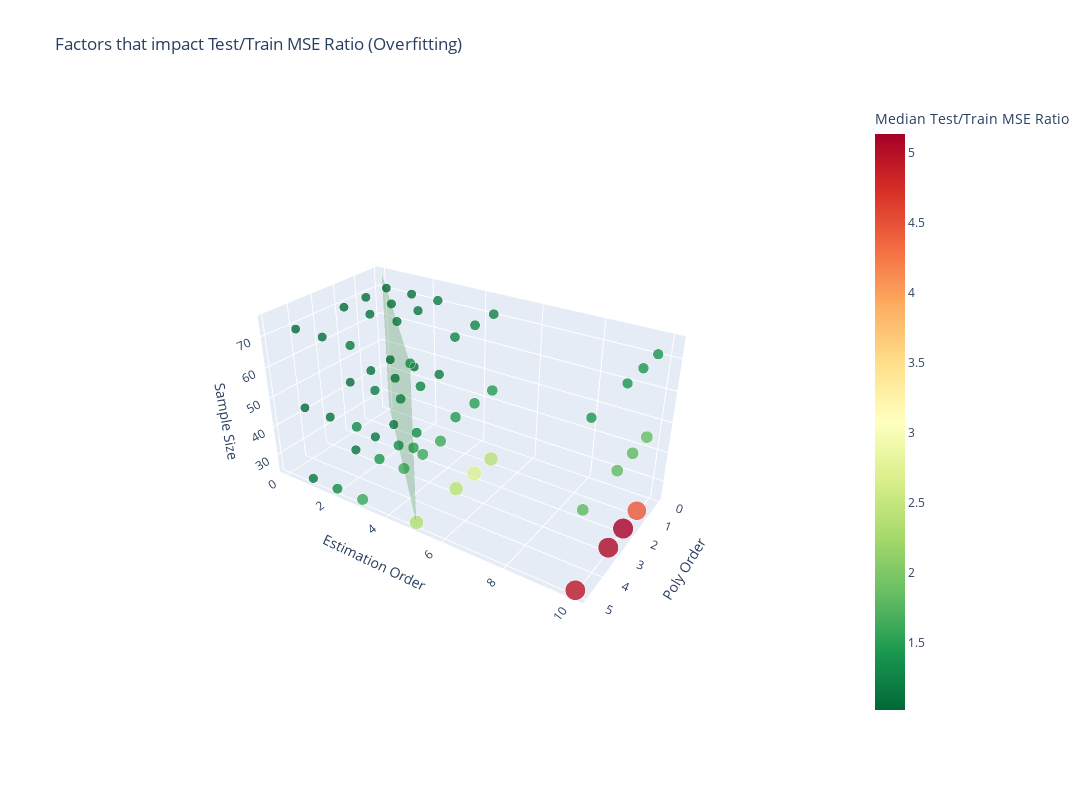

Notebook code for this chart:
### Code cell
def plot_3d_results(results, color_var, color_lab, title, aspect_x=1, aspect_y=2, aspect_z=1):

    # Assuming your DataFrame is named `results` and has the required columns
    fig = px.scatter_3d(
        results,
        x='poly_order',
        y='est_order',
        z='sample_size',
        color=color_var,
        size=color_var,
        color_continuous_scale='rdylgn_r',
        title=title,
        labels={
            "poly_order": "Poly Order",
            "est_order": "Estimation Order",
            "sample_size": "Sample Size",
            color_var:color_lab
        }
    )

    # Customize layout for better appearance
    fig.update_traces(marker=dict(opacity=0.8))
    fig.update_layout(
        scene=dict(
            xaxis_title="Poly Order",
            yaxis_title="Estimation Order",
            zaxis_title="Sample Size",
            aspectratio=dict(x=aspect_x,y=aspect_y,z=aspect_z),
            camera=dict( eye=dict(x=3, y=2, z=2) )
        ),
        coloraxis_colorbar=dict(title=color_lab)
        ,
            width=1100,
            height=800
    )

    add_plane=True
    if add_plane:
        x = np.linspace(0,5,10)
        z = np.linspace(results['sample_size'].min(), results['sample_size'].max(),10)
        x, z = np.meshgrid(x,z)
        y=x 
        plane_surface = go.Surface(
            x=x,
            y=y,
            z=z,
            opacity=.2,
            colorscale=[[0,'green'], [1, 'green']],
            showscale=False,
            hoverinfo='skip',
            name='Properly Specified Estimators'
        )
        fig.add_trace(plane_surface)

        fig.update_layout(legend=dict(itemsizing='constant'))
    # Show the interactive plot
    fig.show()

plot_3d_results(results, 'avg_MSE_ratio' , 'Median Test/Train MSE Ratio', 'Factors that impact Test/Train MSE Ratio (Overfitting)')

### Figure 1 — Plotly figure (JSON) as saved in the notebook; plotly's stock layout.template omitted (floating-point values rounded to 4 significant figures)
{"data": [{"hovertemplate": "Poly Order=%{x}<br>Estimation Order=%{y}<br>Sample Size=%{z}<br>Median Test/Train MSE Ratio=%{marker.color}<extra></extra>", "legendgroup": "", "marker": {"color": [1.122, 1.059, 1.019, 1.306, 1.093, 1.075, 1.611, 1.196, 1.172, 2.402, 1.478, 1.241, 4.474, 1.842, 1.407, 1.129, 1.086, 1.068, 1.333, 1.117, 1.085, 1.613, 1.262, 1.143, 2.718, 1.499, 1.286, 5.135, 1.803, 1.42, 1.112, 1.055, 1.054, 1.421, 1.188, 1.107, 1.621, 1.245, 1.138, 2.416, 1.462, 1.267, 5.065, 1.819, 1.408, 1.149, 1.039, 1.048, 1.306, 1.102, 1.075, 1.596, 1.294, 1.162, 2.344, 1.483, 1.316, 4.954, 1.796, 1.409], "coloraxis": "coloraxis", "opacity": 0.8, "size": [1.122, 1.059, 1.019, 1.306, 1.093, 1.075, 1.611, 1.196, 1.172, 2.402, 1.478, 1.241, 4.474, 1.842, 1.407, 1.129, 1.086, 1.068, 1.333, 1.117, 1.085, 1.613, 1.262, 1.143, 2.718, 1.499, 1.286, 5.135, 1.803, 1.42, 1.112, 1.055, 1.054, 1.421, 1.188, 1.107, 1.621, 1.245, 1.138, 2.416, 1.462, 1.267, 5.065, 1.819, 1.408, 1.149, 1.039, 1.048, 1.306, 1.102, 1.075, 1.596, 1.294, 1.162, 2.344, 1.483, 1.316, 4.954, 1.796, 1.409], "sizemode": "area", "sizeref": 0.01284, "symbol": "circle"}, "mode": "markers", "name": "", "scene": "scene", "showlegend": false, "type": "scatter3d", "x": [1, 1, 1, 1, 1, 1, 1, 1, 1, 1, 1, 1, 1, 1, 1, 2, 2, 2, 2, 2, 2, 2, 2, 2, 2, 2, 2, 2, 2, 2, 3, 3, 3, 3, 3, 3, 3, 3, 3, 3, 3, 3, 3, 3, 3, 5, 5, 5, 5, 5, 5, 5, 5, 5, 5, 5, 5, 5, 5, 5], "y": [1, 1, 1, 2, 2, 2, 3, 3, 3, 5, 5, 5, 10, 10, 10, 1, 1, 1, 2, 2, 2, 3, 3, 3, 5, 5, 5, 10, 10, 10, 1, 1, 1, 2, 2, 2, 3, 3, 3, 5, 5, 5, 10, 10, 10, 1, 1, 1, 2, 2, 2, 3, 3, 3, 5, 5, 5, 10, 10, 10], "z": [25, 50, 75, 25, 50, 75, 25, 50, 75, 25, 50, 75, 25, 50, 75, 25, 50, 75, 25, 50, 75, 25, 50, 75, 25, 50, 75, 25, 50, 75, 25, 50, 75, 25, 50, 75, 25, 50, 75, 25, 50, 75, 25, 50, 75, 25, 50, 75, 25, 50, 75, 25, 50, 75, 25, 50, 75, 25, 50, 75]}, {"colorscale": [[0, "green"], [1, "green"]], "hoverinfo": "skip", "name": "Properly Specified Estimators", "opacity": 0.2, "showscale": false, "type": "surface", "x": [[0, 0.5556, 1.111, 1.667, 2.222, 2.778, 3.333, 3.889, 4.444, 5], [0, 0.5556, 1.111, 1.667, 2.222, 2.778, 3.333, 3.889, 4.444, 5], [0, 0.5556, 1.111, 1.667, 2.222, 2.778, 3.333, 3.889, 4.444, 5], [0, 0.5556, 1.111, 1.667, 2.222, 2.778, 3.333, 3.889, 4.444, 5], [0, 0.5556, 1.111, 1.667, 2.222, 2.778, 3.333, 3.889, 4.444, 5], [0, 0.5556, 1.111, 1.667, 2.222, 2.778, 3.333, 3.889, 4.444, 5], [0, 0.5556, 1.111, 1.667, 2.222, 2.778, 3.333, 3.889, 4.444, 5], [0, 0.5556, 1.111, 1.667, 2.222, 2.778, 3.333, 3.889, 4.444, 5], [0, 0.5556, 1.111, 1.667, 2.222, 2.778, 3.333, 3.889, 4.444, 5], [0, 0.5556, 1.111, 1.667, 2.222, 2.778, 3.333, 3.889, 4.444, 5]], "y": [[0, 0.5556, 1.111, 1.667, 2.222, 2.778, 3.333, 3.889, 4.444, 5], [0, 0.5556, 1.111, 1.667, 2.222, 2.778, 3.333, 3.889, 4.444, 5], [0, 0.5556, 1.111, 1.667, 2.222, 2.778, 3.333, 3.889, 4.444, 5], [0, 0.5556, 1.111, 1.667, 2.222, 2.778, 3.333, 3.889, 4.444, 5], [0, 0.5556, 1.111, 1.667, 2.222, 2.778, 3.333, 3.889, 4.444, 5], [0, 0.5556, 1.111, 1.667, 2.222, 2.778, 3.333, 3.889, 4.444, 5], [0, 0.5556, 1.111, 1.667, 2.222, 2.778, 3.333, 3.889, 4.444, 5], [0, 0.5556, 1.111, 1.667, 2.222, 2.778, 3.333, 3.889, 4.444, 5], [0, 0.5556, 1.111, 1.667, 2.222, 2.778, 3.333, 3.889, 4.444, 5], [0, 0.5556, 1.111, 1.667, 2.222, 2.778, 3.333, 3.889, 4.444, 5]], "z": [[25, 25, 25, 25, 25, 25, 25, 25, 25, 25], [30.56, 30.56, 30.56, 30.56, 30.56, 30.56, 30.56, 30.56, 30.56, 30.56], [36.11, 36.11, 36.11, 36.11, 36.11, 36.11, 36.11, 36.11, 36.11, 36.11], [41.67, 41.67, 41.67, 41.67, 41.67, 41.67, 41.67, 41.67, 41.67, 41.67], [47.22, 47.22, 47.22, 47.22, 47.22, 47.22, 47.22, 47.22, 47.22, 47.22], [52.78, 52.78, 52.78, 52.78, 52.78, 52.78, 52.78, 52.78, 52.78, 52.78], [58.33, 58.33, 58.33, 58.33, 58.33, 58.33, 58.33, 58.33, 58.33, 58.33], [63.89, 63.89, 63.89, 63.89, 63.89, 63.89, 63.89, 63.89, 63.89, 63.89], [69.44, 69.44, 69.44, 69.44, 69.44, 69.44, 69.44, 69.44, 69.44, 69.44], [75, 75, 75, 75, 75, 75, 75, 75, 75, 75]]}], "layout": {"coloraxis": {"colorbar": {"title": {"text": "Median Test/Train MSE Ratio"}}, "colorscale": [[0, "rgb(0,104,55)"], [0.1, "rgb(26,152,80)"], [0.2, "rgb(102,189,99)"], [0.3, "rgb(166,217,106)"], [0.4, "rgb(217,239,139)"], [0.5, "rgb(255,255,191)"], [0.6, "rgb(254,224,139)"], [0.7, "rgb(253,174,97)"], [0.8, "rgb(244,109,67)"], [0.9, "rgb(215,48,39)"], [1, "rgb(165,0,38)"]]}, "height": 800, "legend": {"itemsizing": "constant", "tracegroupgap": 0}, "scene": {"aspectratio": {"x": 1, "y": 2, "z": 1}, "camera": {"eye": {"x": 3, "y": 2, "z": 2}}, "domain": {"x": [0, 1], "y": [0, 1]}, "xaxis": {"title": {"text": "Poly Order"}}, "yaxis": {"title": {"text": "Estimation Order"}}, "zaxis": {"title": {"text": "Sample Size"}}}, "title": {"text": "Factors that impact Test/Train MSE Ratio (Overfitting)"}, "width": 1100}}
